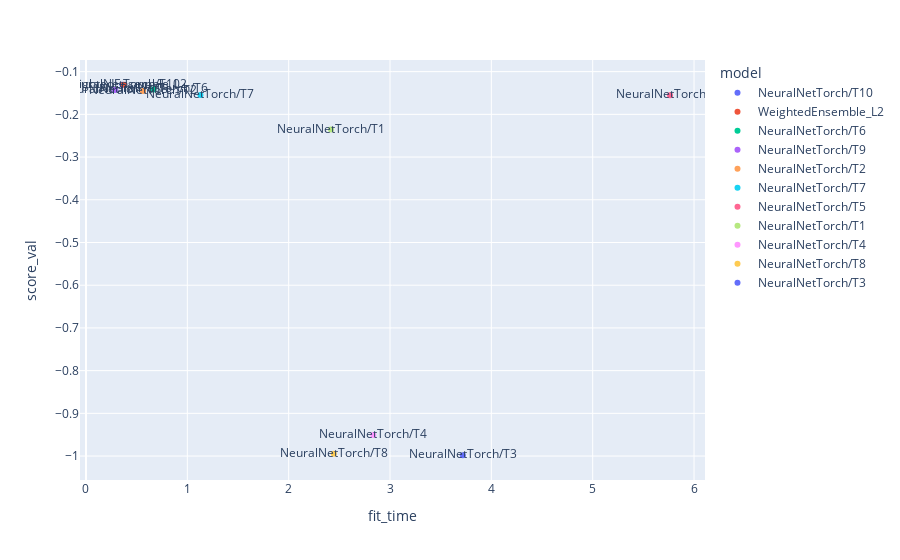

The notebook cell saved with this chart:
### Code cell
px.scatter(df, x="fit_time", y="score_val", color="model", text="model")

### Figure 1 — Plotly figure (JSON) as saved in the notebook; plotly's stock layout.template omitted (floating-point values rounded to 4 significant figures)
{"data": [{"hovertemplate": "model=%{text}<br>fit_time=%{x}<br>score_val=%{y}<extra></extra>", "legendgroup": "NeuralNetTorch/T10", "marker": {"color": "#636efa", "symbol": "circle"}, "mode": "markers+text", "name": "NeuralNetTorch/T10", "orientation": "v", "showlegend": true, "text": ["NeuralNetTorch/T10"], "type": "scatter", "x": [0.3586], "xaxis": "x", "y": [-0.1307], "yaxis": "y"}, {"hovertemplate": "model=%{text}<br>fit_time=%{x}<br>score_val=%{y}<extra></extra>", "legendgroup": "WeightedEnsemble_L2", "marker": {"color": "#EF553B", "symbol": "circle"}, "mode": "markers+text", "name": "WeightedEnsemble_L2", "orientation": "v", "showlegend": true, "text": ["WeightedEnsemble_L2"], "type": "scatter", "x": [0.373], "xaxis": "x", "y": [-0.1307], "yaxis": "y"}, {"hovertemplate": "model=%{text}<br>fit_time=%{x}<br>score_val=%{y}<extra></extra>", "legendgroup": "NeuralNetTorch/T6", "marker": {"color": "#00cc96", "symbol": "circle"}, "mode": "markers+text", "name": "NeuralNetTorch/T6", "orientation": "v", "showlegend": true, "text": ["NeuralNetTorch/T6"], "type": "scatter", "x": [0.6668], "xaxis": "x", "y": [-0.1417], "yaxis": "y"}, {"hovertemplate": "model=%{text}<br>fit_time=%{x}<br>score_val=%{y}<extra></extra>", "legendgroup": "NeuralNetTorch/T9", "marker": {"color": "#ab63fa", "symbol": "circle"}, "mode": "markers+text", "name": "NeuralNetTorch/T9", "orientation": "v", "showlegend": true, "text": ["NeuralNetTorch/T9"], "type": "scatter", "x": [0.2864], "xaxis": "x", "y": [-0.1431], "yaxis": "y"}, {"hovertemplate": "model=%{text}<br>fit_time=%{x}<br>score_val=%{y}<extra></extra>", "legendgroup": "NeuralNetTorch/T2", "marker": {"color": "#FFA15A", "symbol": "circle"}, "mode": "markers+text", "name": "NeuralNetTorch/T2", "orientation": "v", "showlegend": true, "text": ["NeuralNetTorch/T2"], "type": "scatter", "x": [0.5622], "xaxis": "x", "y": [-0.1454], "yaxis": "y"}, {"hovertemplate": "model=%{text}<br>fit_time=%{x}<br>score_val=%{y}<extra></extra>", "legendgroup": "NeuralNetTorch/T7", "marker": {"color": "#19d3f3", "symbol": "circle"}, "mode": "markers+text", "name": "NeuralNetTorch/T7", "orientation": "v", "showlegend": true, "text": ["NeuralNetTorch/T7"], "type": "scatter", "x": [1.13], "xaxis": "x", "y": [-0.1549], "yaxis": "y"}, {"hovertemplate": "model=%{text}<br>fit_time=%{x}<br>score_val=%{y}<extra></extra>", "legendgroup": "NeuralNetTorch/T5", "marker": {"color": "#FF6692", "symbol": "circle"}, "mode": "markers+text", "name": "NeuralNetTorch/T5", "orientation": "v", "showlegend": true, "text": ["NeuralNetTorch/T5"], "type": "scatter", "x": [5.763], "xaxis": "x", "y": [-0.1552], "yaxis": "y"}, {"hovertemplate": "model=%{text}<br>fit_time=%{x}<br>score_val=%{y}<extra></extra>", "legendgroup": "NeuralNetTorch/T1", "marker": {"color": "#B6E880", "symbol": "circle"}, "mode": "markers+text", "name": "NeuralNetTorch/T1", "orientation": "v", "showlegend": true, "text": ["NeuralNetTorch/T1"], "type": "scatter", "x": [2.417], "xaxis": "x", "y": [-0.2357], "yaxis": "y"}, {"hovertemplate": "model=%{text}<br>fit_time=%{x}<br>score_val=%{y}<extra></extra>", "legendgroup": "NeuralNetTorch/T4", "marker": {"color": "#FF97FF", "symbol": "circle"}, "mode": "markers+text", "name": "NeuralNetTorch/T4", "orientation": "v", "showlegend": true, "text": ["NeuralNetTorch/T4"], "type": "scatter", "x": [2.835], "xaxis": "x", "y": [-0.9508], "yaxis": "y"}, {"hovertemplate": "model=%{text}<br>fit_time=%{x}<br>score_val=%{y}<extra></extra>", "legendgroup": "NeuralNetTorch/T8", "marker": {"color": "#FECB52", "symbol": "circle"}, "mode": "markers+text", "name": "NeuralNetTorch/T8", "orientation": "v", "showlegend": true, "text": ["NeuralNetTorch/T8"], "type": "scatter", "x": [2.446], "xaxis": "x", "y": [-0.9946], "yaxis": "y"}, {"hovertemplate": "model=%{text}<br>fit_time=%{x}<br>score_val=%{y}<extra></extra>", "legendgroup": "NeuralNetTorch/T3", "marker": {"color": "#636efa", "symbol": "circle"}, "mode": "markers+text", "name": "NeuralNetTorch/T3", "orientation": "v", "showlegend": true, "text": ["NeuralNetTorch/T3"], "type": "scatter", "x": [3.718], "xaxis": "x", "y": [-0.9981], "yaxis": "y"}], "layout": {"legend": {"title": {"text": "model"}, "tracegroupgap": 0}, "margin": {"t": 60}, "xaxis": {"anchor": "y", "domain": [0, 1], "title": {"text": "fit_time"}}, "yaxis": {"anchor": "x", "domain": [0, 1], "title": {"text": "score_val"}}}}
